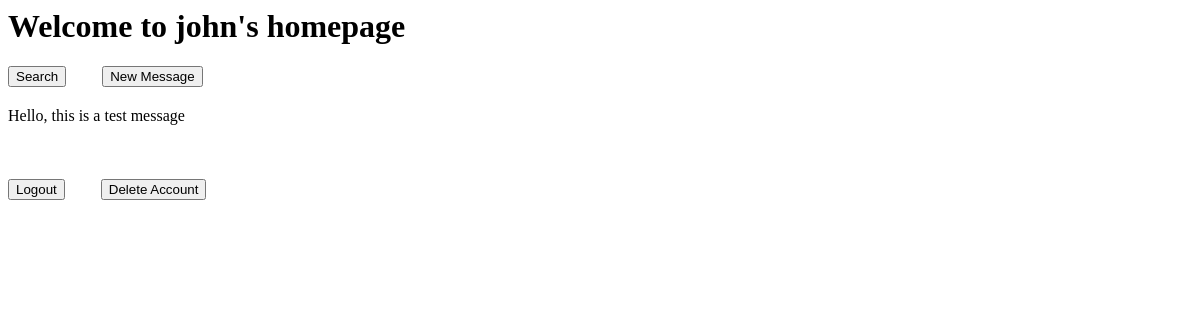
The page / (signed in) on the database as committed earlier.
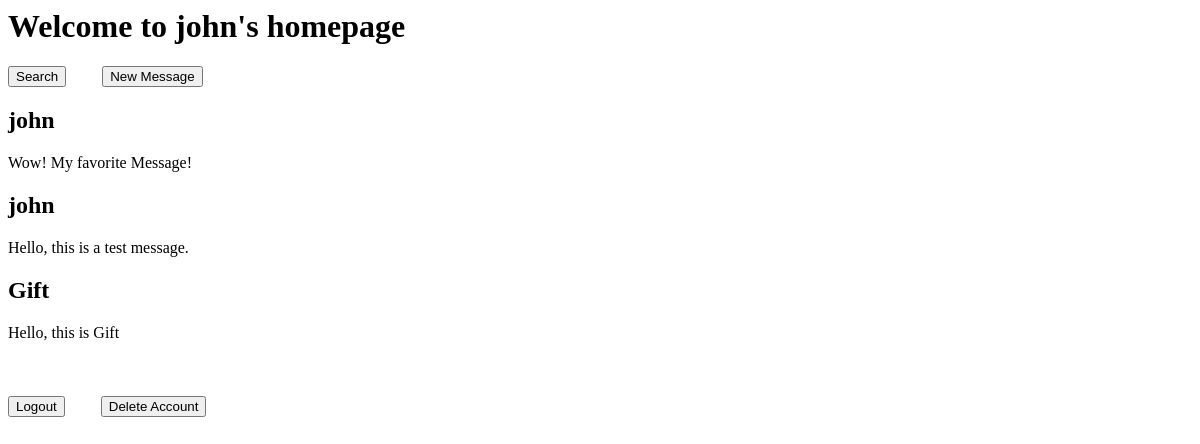
The same page on the database as committed later.
### app/models.py (models this page shows, shortened)
class User(db.Model, UserMixin):
    id = db.Column(db.Integer, primary_key=True)
    username = db.Column(db.String, unique=True)
    password = db.Column(db.String(200), nullable = False)
    email = db.Column(db.String(32), unique=True)

class Message(db.Model):
    id = db.Column(db.Integer, primary_key=True)
    contents = db.Column(db.String(250))
    created_on = db.Column(db.DateTime, server_default=db.func.now())
    user_id = db.Column(db.Integer, db.ForeignKey('user.id'))
    user = db.relationship('User', backref='messages', lazy=True)

### app/routes.py (the view, shortened to what this page needs)
@myapp_obj.route('/')
def hello():
    if current_user.is_authenticated:
        messages = Message.query.all()
        return render_template('home.html', messages=messages, username=current_user.username)

### app/models.py (called while the page is built)
@login.user_loader
def load_user(id):
    return User.query.get(int(id))

### app/templates/home.html
{% extends 'base.html' %}
{% block myContent %}
    <h1>Welcome to {{username}}'s homepage</h1>
    <button onclick="location.href='/search/';" style="margin-left:auto;margin-right: 2rem;">Search</button>
    <button onclick="location.href='/message/';">New Message</button>
    {% if messages %}
        {% for message in messages %}
            <br>
            <h2>{{message.user.username}}</h2>
            <p>{{message.contents}}
        {% endfor %}
    {% endif %}
    <br><br><br>
{% endblock %}
{% block deleteaccountbutton %}
    <button onclick="location.href='/deleteaccount/';" style="margin-left:auto;margin-right: 2rem;">Delete Account</button>
{% endblock %}

### app/templates/base.html (shortened to what this page needs)
<html>
	<head>
	</head>
	<body>
		{% block myContent %}{% endblock %}
		{% if not hidelogout %}
			<br>
			<button onclick="location.href='/logout/';" style="margin-left:auto;margin-right: 2rem;"
			>Logout</button>
		{% endif %}
		{% block deleteaccountbutton %}{% endblock %}
	</body>
</html>

Rows that differ between the two databases and show on the page:
removed Message: contents "Hello, this is a test message"
added Message: user.username "john", contents "Wow! My favorite Message!"
added Message: user.username "john", contents "Hello, this is a test message."
added Message: user.username "Gift", contents "Hello, this is Gift"
